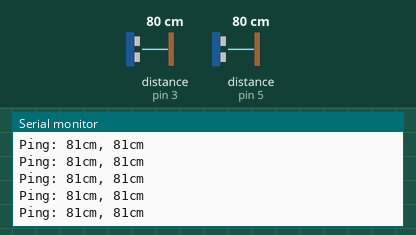
A sketch run on a simulated Arduino Uno, built with avr-gcc and run on an emulated ATmega328P. On the bench: the last lines printed to the serial monitor. Inputs (shaded band) come from the test bench; at power-on: distance to the obstacle (sensors on pin 3, pin 5) 80 cm.

Above: at 1.2 s.
1.3 s: distance to the obstacle (sensor on pin 3) set to 9 cm
At 1.35 s:
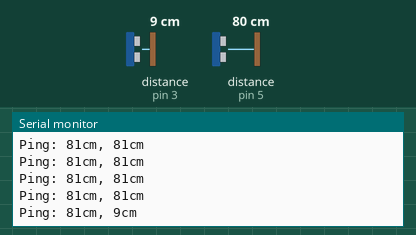
4.3 s: distance to the obstacle (sensor on pin 5) set to 9 cm
At 4.3 s:
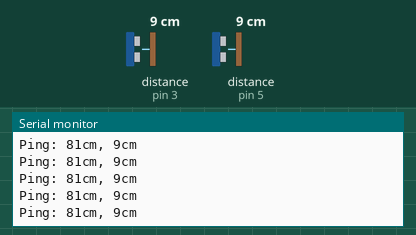
7.3 s: distance to the obstacle (sensor on pin 3) set to 60 cm
At 7.35 s:
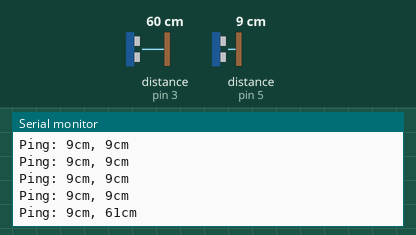
10.3 s: distance to the obstacle (sensor on pin 5) set to 2 cm
At 10.3 s:
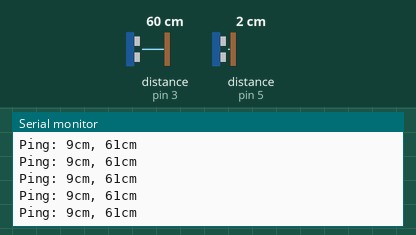
11.8 s: distance to the obstacle (sensor on pin 5) set to 250 cm
At 11.85 s:
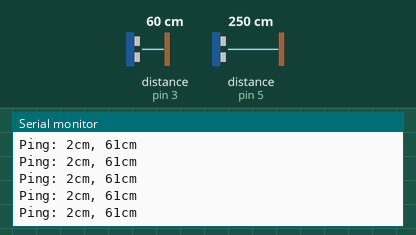
14.8 s: distance to the obstacle (sensor on pin 3) set to 299 cm
At 14.85 s:
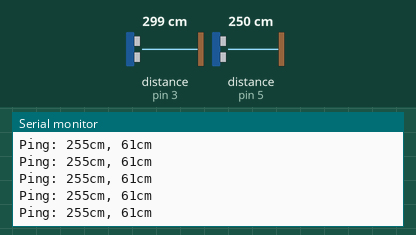
Timing chart, 0 to 17.8 s (numbered marks = the images above; inputs shaded):
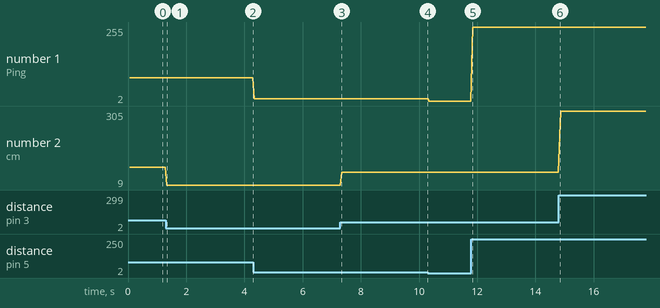

Measured:
- after the input at 1.3 s, the serial monitor: prints a new line at once (image 1)
- after the input at 7.3 s, the serial monitor: prints a new line at once (image 3)
- plotted number 1: 9 → 2 after the input at 10.3 s, 2 → 255 after the input at 11.8 s
- plotted number 2: 81 → 9 after the input at 1.3 s, 9 → 61 after the input at 7.3 s, 61 → 305 after the input at 14.8 s

The sketch:

NewPingExample.ino
```cpp
// ---------------------------------------------------------------------------
// Example NewPing library sketch that does a ping about 20 times per second.
// ---------------------------------------------------------------------------

#include <NewPing.h>

NewPing sonar2(2, 3); // NewPing setup of pins and maximum distance.
NewPing sonar1(4, 5); // NewPing setup of pins and maximum distance.

void setup() {
  Serial.begin(9600); // Open serial monitor at 115200 baud to see ping results.
}

void loop() {
  delay(50);                      // Wait 50ms between pings (about 20 pings/sec). 29ms should be the shortest delay between pings.
  unsigned int uS1 = sonar1.ping(); // Send ping, get ping time in microseconds (uS).
  unsigned int uS2 = sonar2.ping(); // Send ping, get ping time in microseconds (uS).
  Serial.print("Ping: ");
  Serial.print(uS1 / US_ROUNDTRIP_CM); // Convert ping time to distance in cm and print result (0 = outside set distance range)
  Serial.print("cm, ");
  Serial.print(uS2 / US_ROUNDTRIP_CM); // Convert ping time to distance in cm and print result (0 = outside set distance range)
  Serial.println("cm");
}
```
